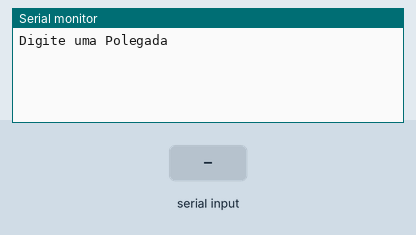
Bench run of a sketch on a simulated Arduino Uno, built with avr-gcc and run on an emulated ATmega328P. Parts: the last lines printed to the serial monitor. The test bench sets the inputs (shaded band).

Above: at 1.2 s.
1.3 s: "90,45\n" received over Serial
At 2.1 s:
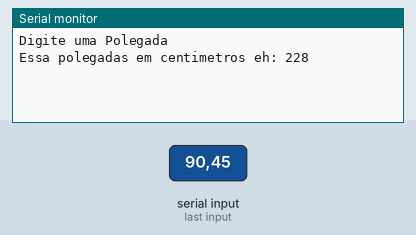
3.8 s: "30,150\n" received over Serial
At 4.6 s:
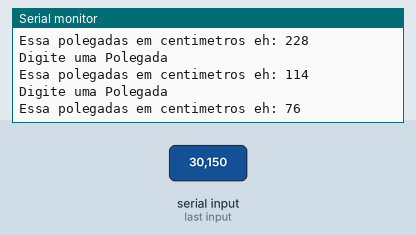
Timing chart, 0 to 6.8 s (numbered marks = the images above; inputs shaded):
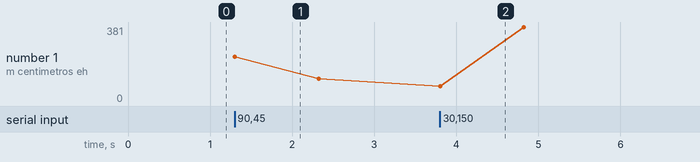

Measured:
- after the input at 1.3 s, the serial monitor: prints a new line at once (image 1)
- after the input at 3.8 s, the serial monitor: prints a new line at once (image 2)

The sketch:

lpmb_exo61.ino
```cpp
//Faça um programa que receba a medida em polegadas e exiba esse número em
//centímetros.
//Declaração de Variáveis
long Polegadas = 0;
long Centimetros = 0;

void setup()
{
  Serial.begin(9600);
}

void loop()
{
 //Entrada
  Serial.println("Digite uma Polegada");
  while( !Serial.available());
  Polegadas = Serial.parseInt();

  //Processamento
  Centimetros = Polegadas * 2.54;

  //Saída
  Serial.println("Essa polegadas em centimetros eh: " + String(Centimetros));

  delay(1000);
}
```
